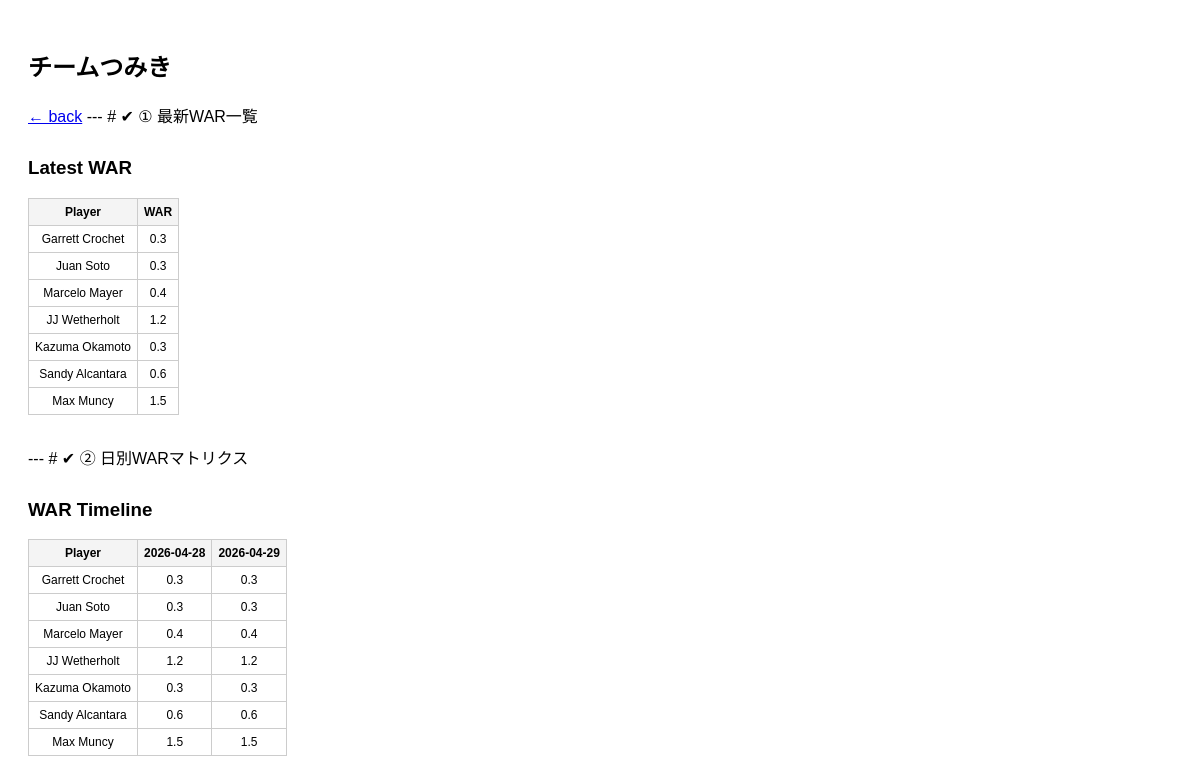
/ui/teams/1, run on the app's committed database.
### models.py (models this page shows)
class Team(Base):
    __tablename__ = "teams"
    id = Column(Integer, primary_key=True)
    name = Column(String)
    owner_name = Column(String, nullable=True)

class Player(Base):
    __tablename__ = "players"
    id = Column(Integer, primary_key=True)
    player_id = Column(Integer, unique=True)
    name = Column(String)

class WarSnapshot(Base):
    __tablename__ = "war_snapshots"
    id = Column(Integer, primary_key=True)
    player_id = Column(Integer)
    date = Column(Date)
    fwar_bat = Column(Float, default=0)
    fwar_pit = Column(Float, default=0)
    fwar_raw = Column(Float)
    fwar_manual = Column(Float, nullable=True)
    fwar_final = Column(Float)
    __table_args__ = (UniqueConstraint("player_id", "date"),)

### main.py (the view)
@app.route("/ui/teams/<int:team_id>")
def ui_team(team_id):
    db = SessionLocal()
    team = db.query(Team).filter_by(id=team_id).first()
    players = (
        db.query(Player)
        .join(TeamPlayer, Player.player_id == TeamPlayer.player_id)
        .filter(TeamPlayer.team_id == team_id)
        .all()
    )
    latest_players = []
    all_dates = set()
    matrix = {}
    for p in players:
        records = (
            db.query(WarSnapshot)
            .filter_by(player_id=p.player_id)
            .order_by(WarSnapshot.date.asc())
            .all()
        )
        player_map = {}
        latest = 0
        for r in records:
            date = r.date.isoformat()
            war = r.fwar_final or 0
            player_map[date] = war
            all_dates.add(date)
            latest = war  # 最後が最新
        matrix[p.name] = player_map
        latest_players.append({
            "name": p.name,
            "latest": latest
        })
    db.close()
    sorted_dates = sorted(all_dates)
    return render_template(
        "team.html",
        team=team,
        latest_players=latest_players,
        dates=sorted_dates,
        matrix=matrix
    )

### templates/team.html (shortened to what this page needs)
<!DOCTYPE html>
<html>
<head>
</head>
<body>
<h2>{{ team.name }}</h2>
<a href="/ui/teams">← back</a>
---
# ✔ ① 最新WAR一覧
<h3>Latest WAR</h3>
<table>
    <tr>
        <th>Player</th>
        <th>WAR</th>
    </tr>
    {% for p in latest_players %}
    <tr>
        <td>{{ p.name }}</td>
        <td>{{ p.latest }}</td>
    </tr>
    {% endfor %}
</table>
---
# ✔ ② 日別WARマトリクス
<h3>WAR Timeline</h3>
<div class="scroll">
<table>
    <tr>
        <th>Player</th>
        {% for d in dates %}
        <th>{{ d }}</th>
        {% endfor %}
    </tr>
    {% for name, data in matrix.items() %}
    <tr>
        <td>{{ name }}</td>
        {% for d in dates %}
        <td>
            {{ data.get(d, 0) }}
        </td>
        {% endfor %}
    </tr>
    {% endfor %}
</table>
</div>
</body>
</html>

### templates/team.html (style rules this page uses)
body { font-family: Arial; padding: 20px; }
table { border-collapse: collapse; margin-bottom: 30px; }
th, td { border: 1px solid #ccc; padding: 6px; text-align: center; font-size: 12px; white-space: nowrap; }
th { background: #f4f4f4; }
.scroll { overflow-x: auto; max-width: 100%; }
h3 { margin-top: 30px; }

### data on the page
Team: name "チームつみき"
Player: name "Garrett Crochet", name "Garrett Crochet", get "0.3" "0.3"
WarSnapshot: latest "0.3"
Player: name "Juan Soto", name "Juan Soto", get "0.3" "0.3"
WarSnapshot: latest "0.3"
Player: name "Marcelo Mayer", name "Marcelo Mayer", get "0.4" "0.4"
WarSnapshot: latest "0.4"
Player: name "JJ Wetherholt", name "JJ Wetherholt", get "1.2" "1.2"
WarSnapshot: latest "1.2"
Player: name "Kazuma Okamoto", name "Kazuma Okamoto", get "0.3" "0.3"
WarSnapshot: latest "0.3"
Player: name "Sandy Alcantara", name "Sandy Alcantara", get "0.6" "0.6"
WarSnapshot: latest "0.6"
Player: name "Max Muncy", name "Max Muncy", get "1.5" "1.5"
WarSnapshot: latest "1.5"

### other printed values
{{ d }} "2026-04-28" "2026-04-29"
